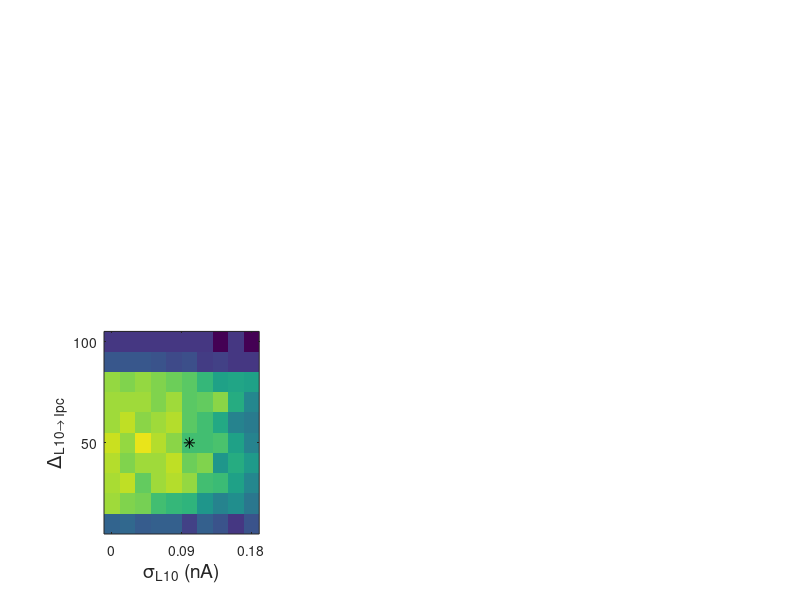

The MATLAB script that drew this image:
load scores.txt
v1=scores(1:10,1:10);
v2=scores(11:20,1:10);
v3=scores(21:30,1:10);
v4=scores(31:40,1:10);
v5=scores(41:50,1:10);

v=v1+v2+v3+v4+v5;
v=v/5;
div=(v>=20)*(-0.2)
nondiv=(v<20).*v
% burst=((v>=2)-(v>=20))*1;
% irreg=(v<2)*0.4;
parimag=div+nondiv;
clims=[-0.2 1.0];
figure(1)
subplot(2,3,4);
y=10:10:100;
x=0.0:0.02:0.18
imagesc(x,y,parimag,clims);
xlabel('\sigma_{L10} (nA)','FontSize', 14)
ylabel('\Delta_{L10\rightarrow Ipc}','FontSize', 14)
set(gca,'YDir','normal');
set(gca,'XDir','normal');
set(gca, 'ytick', [0 50 100], 'FontSize', 10);
set(gca, 'xtick', [0.0 0.09 0.18], 'FontSize', 10);
hold on;
plot(0.1, 50, 'k*', 'MarkerSize',8)
% axis square
% subplot(2,3,6)
%  colorbar;

